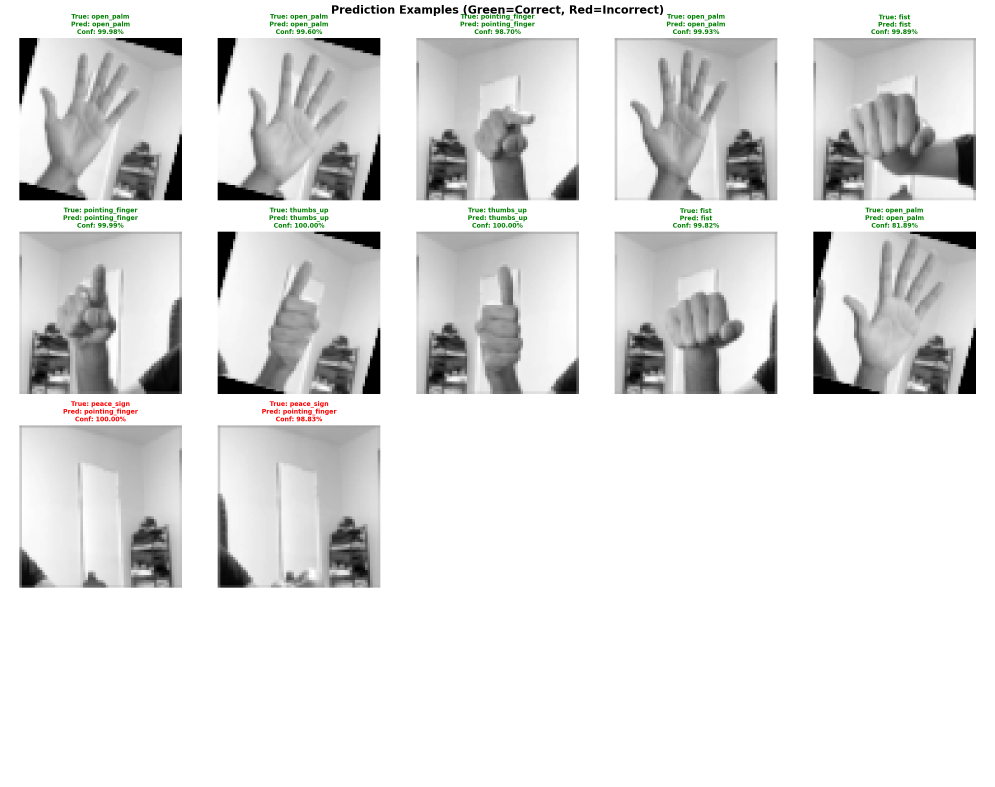
#> input picture models/prediction_examples.png, 2985 x 2359 px, given in place of the camera (shown at 1/3 size)
$ python collect_data.py
#> lines starting #> are read from the running program, lines starting #| are printed output that depends on the picture
"""
Simple Data Collection Script for Hand Gestures
Student Project - Intro to AI

Captures images from webcam for 5 hand gestures
"""

import cv2
import os
from datetime import datetime

# List of gestures we want to collect
gestures = ['fist', 'open_palm', 'pointing_finger', 'thumbs_up', 'peace_sign']

# Settings
samples_per_gesture = 200  # How many images to collect for each gesture
save_dir = 'data/raw'  # Where to save images

# Create folders for each gesture
for gesture in gestures:
    folder = os.path.join(save_dir, gesture)
    os.makedirs(folder, exist_ok=True)

# Open webcam
camera = cv2.VideoCapture(0)
print("Camera opened successfully!")
print(f"\nWe will collect {samples_per_gesture} samples for each gesture")
print("="*60)

# Collect data for each gesture
for gesture in gestures:
    print(f"\n\nGesture: {gesture.upper()}")
    print("-"*60)
    print("Instructions:")
    print("1. Position your hand in the GREEN rectangle")
    print("2. Press SPACE to start collecting")
    print("3. Press Q to move to next gesture")
    print("-"*60)

    input("\nPress ENTER when ready...")

    count = 0  # Count of collected images
    collecting = False  # Are we collecting or not?

    while count < samples_per_gesture:
        # Read frame from camera
        ret, frame = camera.read()
        if not ret:
            print("Error: Can't read from camera")
            break

        # Flip frame (mirror effect)
        frame = cv2.flip(frame, 1)

        # Get frame dimensions
        height, width = frame.shape[:2]

        # Define where hand should be
        x1 = int(width * 0.5)
        y1 = int(height * 0.1)
        x2 = int(width * 0.9)
        y2 = int(height * 0.7)

        # Draw green rectangle
        cv2.rectangle(frame, (x1, y1), (x2, y2), (0, 255, 0), 2)

        # Get the hand region
        hand_region = frame[y1:y2, x1:x2]

        # Show status on screen
        status = f"{gesture.upper()} - {count}/{samples_per_gesture}"
        cv2.putText(frame, status, (10, 30),
                   cv2.FONT_HERSHEY_SIMPLEX, 0.7, (0, 255, 0), 2)

        if collecting:
            cv2.putText(frame, "COLLECTING...", (10, 70),
                       cv2.FONT_HERSHEY_SIMPLEX, 0.7, (0, 0, 255), 2)
        else:
            cv2.putText(frame, "Press SPACE to start", (10, 70),
                       cv2.FONT_HERSHEY_SIMPLEX, 0.7, (255, 255, 0), 2)

        # Show frame
        cv2.imshow('Data Collection', frame)

        # Check for key press
        key = cv2.waitKey(1) & 0xFF

        if key == ord(' '):  # SPACE - start/stop collecting
            collecting = not collecting
            print(f"{'Started' if collecting else 'Paused'} collecting")

        elif key == ord('q'):  # Q - quit this gesture
            print(f"Stopped. Collected {count} samples")
            break

        # If collecting, save the image
        if collecting:
            # Convert to grayscale
            gray = cv2.cvtColor(hand_region, cv2.COLOR_BGR2GRAY)

            # Blur to reduce noise
            blurred = cv2.GaussianBlur(gray, (7, 7), 0)

            # Resize to 200x200
            resized = cv2.resize(blurred, (200, 200))

            # Create unique filename with timestamp
            timestamp = datetime.now().strftime("%Y%m%d_%H%M%S_%f")
            filename = f"{gesture}_{timestamp}.jpg"
            filepath = os.path.join(save_dir, gesture, filename)

            # Save image
            cv2.imwrite(filepath, resized)
            count += 1

            # Print progress every 10 images
            if count % 10 == 0:
                print(f"Collected {count}/{samples_per_gesture}")

            # Small delay
            cv2.waitKey(100)

    print(f"\nCompleted {gesture}: {count} samples saved!")
#> this loop made 5 passes; (key q is pressed on pass 1)
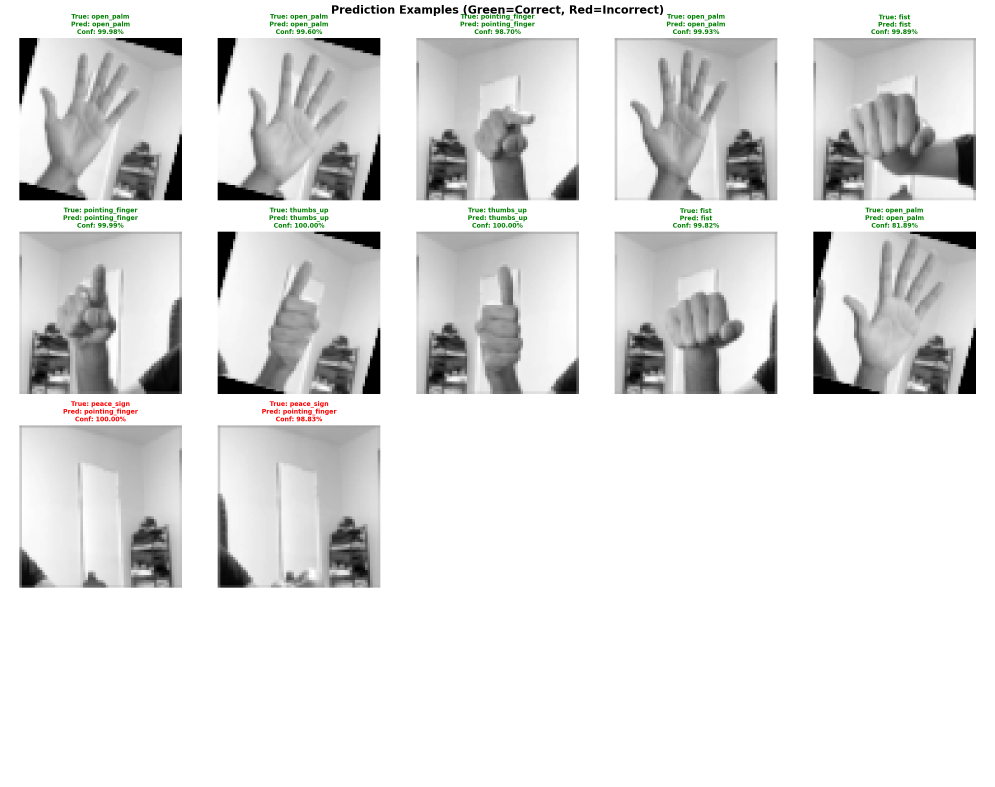
#> input picture models/prediction_examples.png, 2985 x 2359 px, given in place of the camera (shown at 1/3 size)
#> pass 1, `cv2.imshow('Data Collection', frame)`:
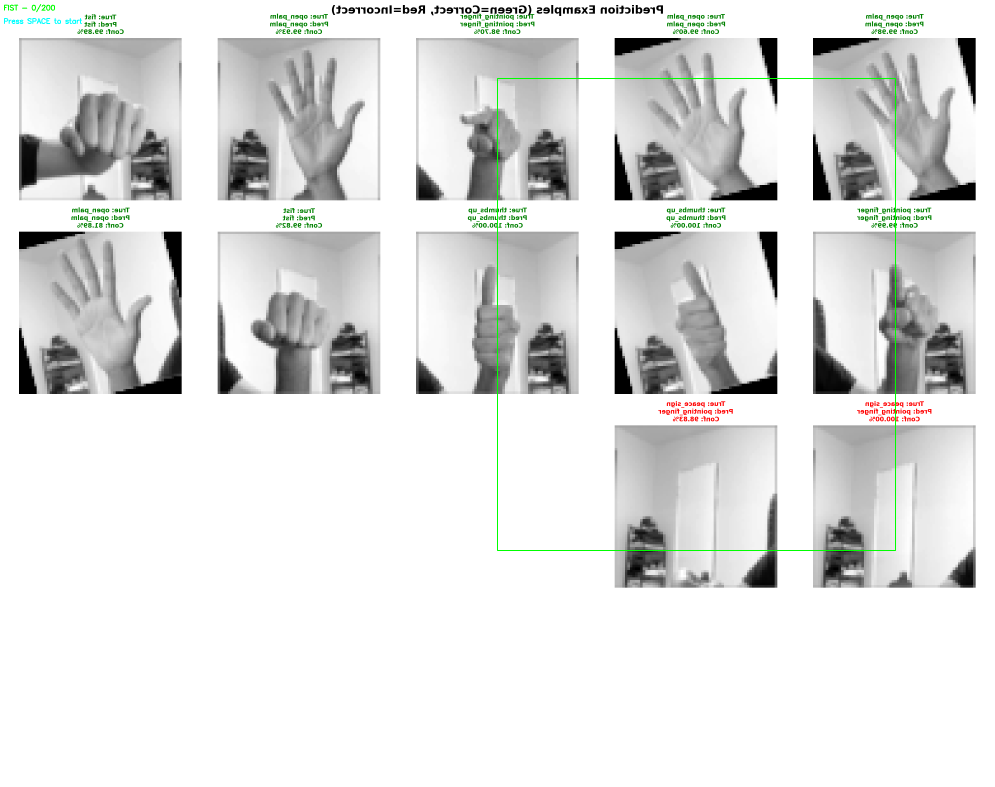
#> window 'Data Collection': shape (2359, 2985, 3) (shown at 1/3 size); mean B, G, R 223.2, 224.3, 223.4
#> pass 2, `cv2.imwrite(filepath, resized)`:
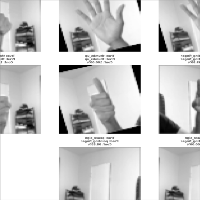
#> saved as open_palm_20261121_074559_475338.jpg: shape (200, 200); min 0, max 255, mean 205.5

# Close camera
camera.release()
cv2.destroyAllWindows()

# Print summary
print("\n" + "="*60)
print("DATA COLLECTION COMPLETE!")
print("="*60)
print("\nSummary:")
for gesture in gestures:
    folder = os.path.join(save_dir, gesture)
    count = len([f for f in os.listdir(folder) if f.endswith('.jpg')])
    print(f"  {gesture}: {count} images")
print("="*60)
